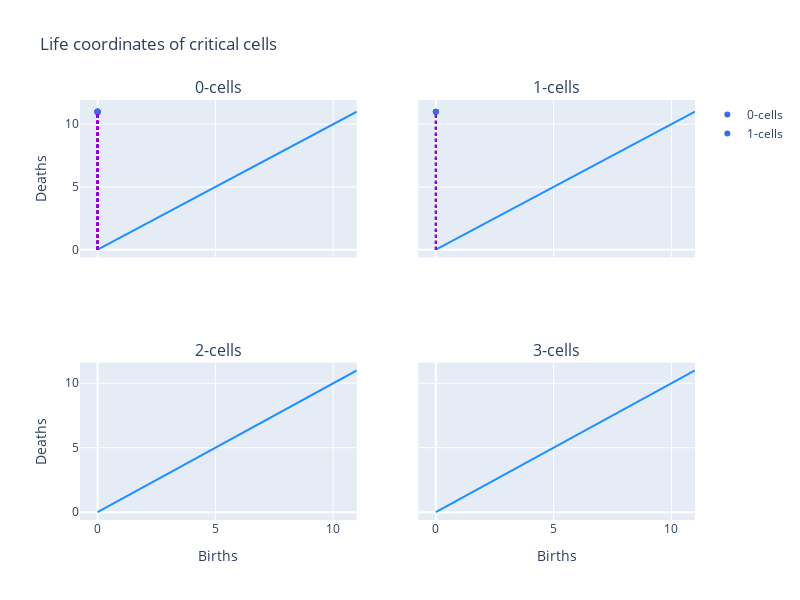

This figure's notebook cell:
### Code cell
plotly_persistence_diagram(p_stoch[1])

### Figure 1 — Plotly figure (JSON) as saved in the notebook; plotly's stock layout.template omitted (floating-point values rounded to 4 significant figures)
{"data": [{"marker": {"color": "royalblue"}, "mode": "markers", "name": "0-cells", "type": "scatter", "x": [0, 0, 0, 0, 0, 0, 0, 0, 0, 0, 0, 0, 0, 0], "xaxis": "x", "y": [11, 11, 11, 11, 11, 11, 11, 11, 11, 11, 11, 11, 11, 11], "yaxis": "y"}, {"line": {"color": "dodgerblue"}, "mode": "lines", "showlegend": false, "type": "scatter", "x": [0, 1, 2, 3, 4, 5, 6, 7, 8, 9, 10, 11], "xaxis": "x", "y": [0, 1, 2, 3, 4, 5, 6, 7, 8, 9, 10, 11], "yaxis": "y"}, {"line": {"color": "darkviolet", "dash": "dot"}, "mode": "lines", "showlegend": false, "type": "scatter", "x": [0, 0], "xaxis": "x", "y": [0, 11], "yaxis": "y"}, {"line": {"color": "darkviolet", "dash": "dot"}, "mode": "lines", "showlegend": false, "type": "scatter", "x": [0, 0], "xaxis": "x", "y": [0, 11], "yaxis": "y"}, {"line": {"color": "darkviolet", "dash": "dot"}, "mode": "lines", "showlegend": false, "type": "scatter", "x": [0, 0], "xaxis": "x", "y": [0, 11], "yaxis": "y"}, {"line": {"color": "darkviolet", "dash": "dot"}, "mode": "lines", "showlegend": false, "type": "scatter", "x": [0, 0], "xaxis": "x", "y": [0, 11], "yaxis": "y"}, {"line": {"color": "darkviolet", "dash": "dot"}, "mode": "lines", "showlegend": false, "type": "scatter", "x": [0, 0], "xaxis": "x", "y": [0, 11], "yaxis": "y"}, {"line": {"color": "darkviolet", "dash": "dot"}, "mode": "lines", "showlegend": false, "type": "scatter", "x": [0, 0], "xaxis": "x", "y": [0, 11], "yaxis": "y"}, {"line": {"color": "darkviolet", "dash": "dot"}, "mode": "lines", "showlegend": false, "type": "scatter", "x": [0, 0], "xaxis": "x", "y": [0, 11], "yaxis": "y"}, {"line": {"color": "darkviolet", "dash": "dot"}, "mode": "lines", "showlegend": false, "type": "scatter", "x": [0, 0], "xaxis": "x", "y": [0, 11], "yaxis": "y"}, {"line": {"color": "darkviolet", "dash": "dot"}, "mode": "lines", "showlegend": false, "type": "scatter", "x": [0, 0], "xaxis": "x", "y": [0, 11], "yaxis": "y"}, {"line": {"color": "darkviolet", "dash": "dot"}, "mode": "lines", "showlegend": false, "type": "scatter", "x": [0, 0], "xaxis": "x", "y": [0, 11], "yaxis": "y"}, {"line": {"color": "darkviolet", "dash": "dot"}, "mode": "lines", "showlegend": false, "type": "scatter", "x": [0, 0], "xaxis": "x", "y": [0, 11], "yaxis": "y"}, {"line": {"color": "darkviolet", "dash": "dot"}, "mode": "lines", "showlegend": false, "type": "scatter", "x": [0, 0], "xaxis": "x", "y": [0, 11], "yaxis": "y"}, {"line": {"color": "darkviolet", "dash": "dot"}, "mode": "lines", "showlegend": false, "type": "scatter", "x": [0, 0], "xaxis": "x", "y": [0, 11], "yaxis": "y"}, {"line": {"color": "darkviolet", "dash": "dot"}, "mode": "lines", "showlegend": false, "type": "scatter", "x": [0, 0], "xaxis": "x", "y": [0, 11], "yaxis": "y"}, {"marker": {"color": "royalblue"}, "mode": "markers", "name": "1-cells", "type": "scatter", "x": [0, 0, 0], "xaxis": "x2", "y": [11, 11, 11], "yaxis": "y2"}, {"line": {"color": "dodgerblue"}, "mode": "lines", "showlegend": false, "type": "scatter", "x": [0, 1, 2, 3, 4, 5, 6, 7, 8, 9, 10, 11], "xaxis": "x2", "y": [0, 1, 2, 3, 4, 5, 6, 7, 8, 9, 10, 11], "yaxis": "y2"}, {"line": {"color": "darkviolet", "dash": "dot"}, "mode": "lines", "showlegend": false, "type": "scatter", "x": [0, 0], "xaxis": "x2", "y": [0, 11], "yaxis": "y2"}, {"line": {"color": "darkviolet", "dash": "dot"}, "mode": "lines", "showlegend": false, "type": "scatter", "x": [0, 0], "xaxis": "x2", "y": [0, 11], "yaxis": "y2"}, {"line": {"color": "darkviolet", "dash": "dot"}, "mode": "lines", "showlegend": false, "type": "scatter", "x": [0, 0], "xaxis": "x2", "y": [0, 11], "yaxis": "y2"}, {"marker": {"color": "royalblue"}, "mode": "markers", "name": "2-cells", "type": "scatter", "x": [], "xaxis": "x3", "y": [], "yaxis": "y3"}, {"line": {"color": "dodgerblue"}, "mode": "lines", "showlegend": false, "type": "scatter", "x": [0, 1, 2, 3, 4, 5, 6, 7, 8, 9, 10, 11], "xaxis": "x3", "y": [0, 1, 2, 3, 4, 5, 6, 7, 8, 9, 10, 11], "yaxis": "y3"}, {"marker": {"color": "royalblue"}, "mode": "markers", "name": "3-cells", "type": "scatter", "x": [], "xaxis": "x4", "y": [], "yaxis": "y4"}, {"line": {"color": "dodgerblue"}, "mode": "lines", "showlegend": false, "type": "scatter", "x": [0, 1, 2, 3, 4, 5, 6, 7, 8, 9, 10, 11], "xaxis": "x4", "y": [0, 1, 2, 3, 4, 5, 6, 7, 8, 9, 10, 11], "yaxis": "y4"}], "layout": {"annotations": [{"font": {"size": 16}, "showarrow": false, "text": "0-cells", "x": 0.225, "xanchor": "center", "xref": "paper", "y": 1, "yanchor": "bottom", "yref": "paper"}, {"font": {"size": 16}, "showarrow": false, "text": "1-cells", "x": 0.775, "xanchor": "center", "xref": "paper", "y": 1, "yanchor": "bottom", "yref": "paper"}, {"font": {"size": 16}, "showarrow": false, "text": "2-cells", "x": 0.225, "xanchor": "center", "xref": "paper", "y": 0.375, "yanchor": "bottom", "yref": "paper"}, {"font": {"size": 16}, "showarrow": false, "text": "3-cells", "x": 0.775, "xanchor": "center", "xref": "paper", "y": 0.375, "yanchor": "bottom", "yref": "paper"}], "height": 600, "title": {"text": "Life coordinates of critical cells"}, "width": 800, "xaxis": {"anchor": "y", "domain": [0, 0.45], "matches": "x3", "showticklabels": false}, "xaxis2": {"anchor": "y2", "domain": [0.55, 1], "matches": "x4", "showticklabels": false}, "xaxis3": {"anchor": "y3", "domain": [0, 0.45], "title": {"text": "Births"}}, "xaxis4": {"anchor": "y4", "domain": [0.55, 1], "title": {"text": "Births"}}, "yaxis": {"anchor": "x", "domain": [0.625, 1], "title": {"text": "Deaths"}}, "yaxis2": {"anchor": "x2", "domain": [0.625, 1], "matches": "y", "showticklabels": false}, "yaxis3": {"anchor": "x3", "domain": [0, 0.375], "title": {"text": "Deaths"}}, "yaxis4": {"anchor": "x4", "domain": [0, 0.375], "matches": "y3", "showticklabels": false}}}
